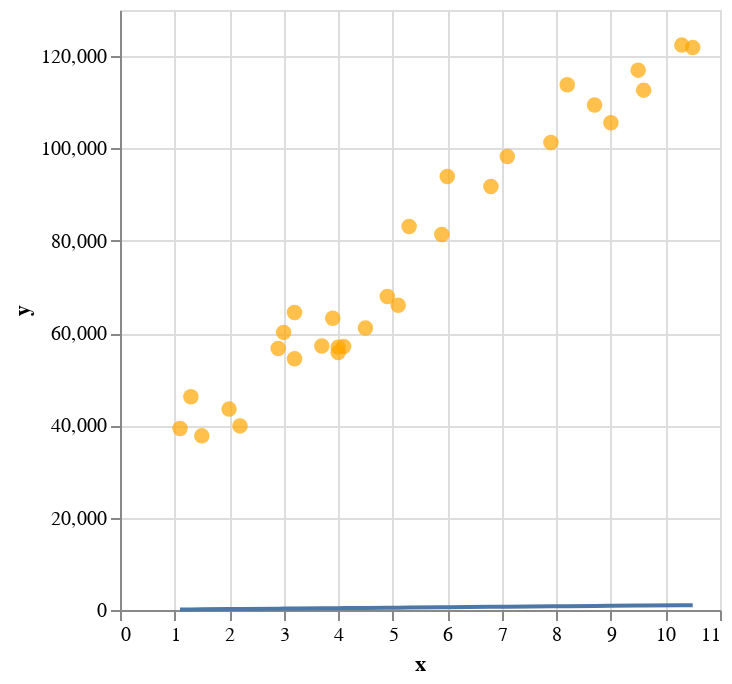

Here is the notebook cell this chart was saved with:
### Code cell
# Solution
check_parameters(a=100, b=0, x=x, y=y)

### Figure 1 — Vega-Lite specification as saved in the notebook (floating-point values rounded to 4 significant figures)
{"config": {"view": {"continuousWidth": 300, "continuousHeight": 300}}, "layer": [{"data": {"name": "data-e35a79e12b6a925ba6506537198092f8"}, "mark": {"type": "circle", "color": "orange", "size": 60}, "encoding": {"x": {"field": "x", "type": "quantitative"}, "y": {"field": "y", "type": "quantitative"}}}, {"data": {"name": "data-a9b392c9cab2924840234bf8c85d88b0"}, "mark": {"type": "line"}, "encoding": {"x": {"field": "x", "type": "quantitative"}, "y": {"field": "y", "type": "quantitative"}}}], "$schema": "https://vega.github.io/schema/vega-lite/v5.20.1.json", "datasets": {"data-e35a79e12b6a925ba6506537198092f8": [{"x": 1.1, "y": 39340.0}, {"x": 1.3, "y": 46200.0}, {"x": 1.5, "y": 37730.0}, {"x": 2.0, "y": 43520.0}, {"x": 2.2, "y": 39890.0}, {"x": 2.9, "y": 56640.0}, {"x": 3.0, "y": 60150.0}, {"x": 3.2, "y": 54440.0}, {"x": 3.2, "y": 64440.0}, {"x": 3.7, "y": 57190.0}, {"x": 3.9, "y": 63220.0}, {"x": 4.0, "y": 55790.0}, {"x": 4.0, "y": 56960.0}, {"x": 4.1, "y": 57080.0}, {"x": 4.5, "y": 61110.0}, {"x": 4.9, "y": 67940.0}, {"x": 5.1, "y": 66030.0}, {"x": 5.3, "y": 83090.0}, {"x": 5.9, "y": 81360.0}, {"x": 6.0, "y": 93940.0}, {"x": 6.8, "y": 91740.0}, {"x": 7.1, "y": 98270.0}, {"x": 7.9, "y": 101300.0}, {"x": 8.2, "y": 113800.0}, {"x": 8.7, "y": 109400.0}, {"x": 9.0, "y": 105600.0}, {"x": 9.5, "y": 117000.0}, {"x": 9.6, "y": 112600.0}, {"x": 10.3, "y": 122400.0}, {"x": 10.5, "y": 121900.0}], "data-a9b392c9cab2924840234bf8c85d88b0": [{"x": 1.1, "y": 110.0}, {"x": 1.3, "y": 130.0}, {"x": 1.5, "y": 150.0}, {"x": 2.0, "y": 200.0}, {"x": 2.2, "y": 220.0}, {"x": 2.9, "y": 290.0}, {"x": 3.0, "y": 300.0}, {"x": 3.2, "y": 320.0}, {"x": 3.2, "y": 320.0}, {"x": 3.7, "y": 370.0}, {"x": 3.9, "y": 390.0}, {"x": 4.0, "y": 400.0}, {"x": 4.0, "y": 400.0}, {"x": 4.1, "y": 410.0}, {"x": 4.5, "y": 450.0}, {"x": 4.9, "y": 490.0}, {"x": 5.1, "y": 510.0}, {"x": 5.3, "y": 530.0}, {"x": 5.9, "y": 590.0}, {"x": 6.0, "y": 600.0}, {"x": 6.8, "y": 680.0}, {"x": 7.1, "y": 710.0}, {"x": 7.9, "y": 790.0}, {"x": 8.2, "y": 820.0}, {"x": 8.7, "y": 870.0}, {"x": 9.0, "y": 900.0}, {"x": 9.5, "y": 950.0}, {"x": 9.6, "y": 960.0}, {"x": 10.3, "y": 1030.0}, {"x": 10.5, "y": 1050.0}]}}
